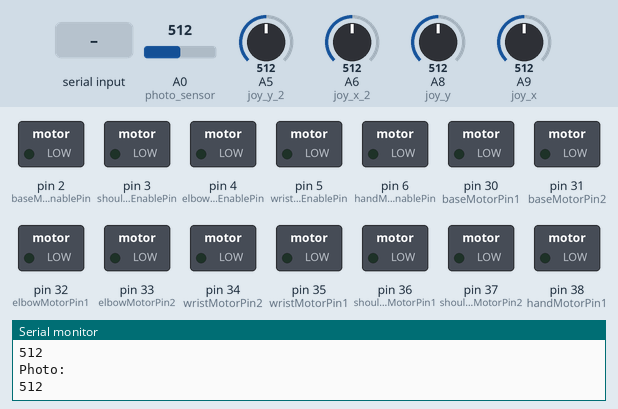
Simulated run of this sketch. Board: Arduino Mega 2560, built with avr-gcc and run on an emulated ATmega2560. Parts: switched loads named in the sketch (green lamp = pin HIGH), the last lines printed to the serial monitor. Inputs (shaded band) come from the test bench; at power-on: A0 (photo_sensor) = 512, A5 (joy_y_2) = 512, A6 (joy_x_2) = 512, A8 (joy_y) = 512, A9 (joy_x) = 512.

Above: at 1.8 s.
1.9 s: "1\n" received over Serial
At 2.1 s:
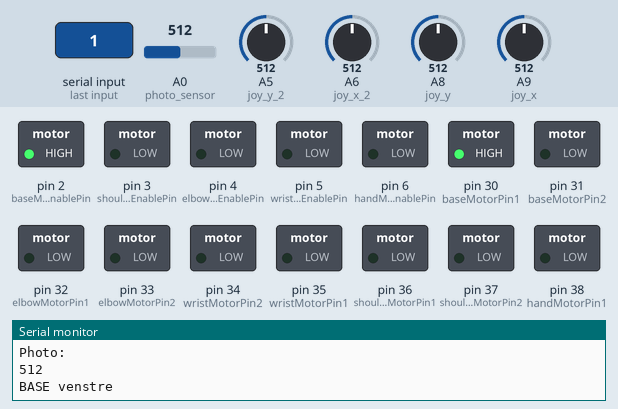
3.7 s: byte 50 ('2') received over Serial
At 4.3 s:
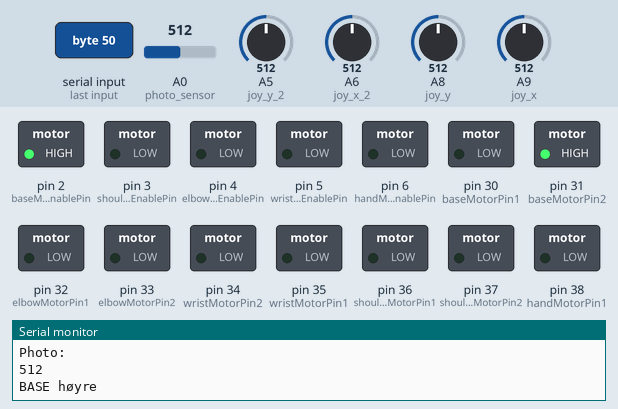
5.9 s: byte 51 ('3') received over Serial
At 6.5 s:
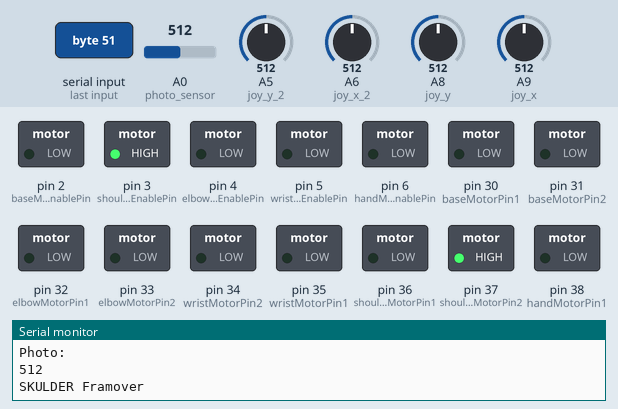
8.1 s: byte 52 ('4') received over Serial
At 8.7 s:
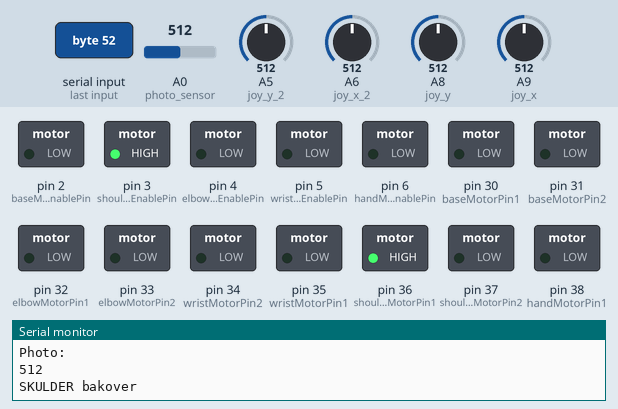
10.3 s: byte 67 ('C') received over Serial
At 10.9 s:
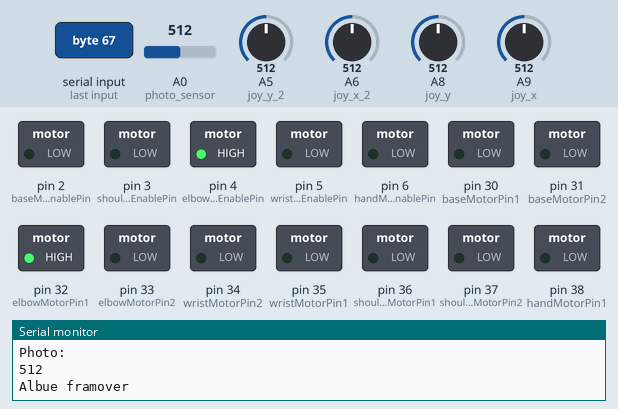
12.5 s: byte 68 ('D') received over Serial
At 13.11 s:
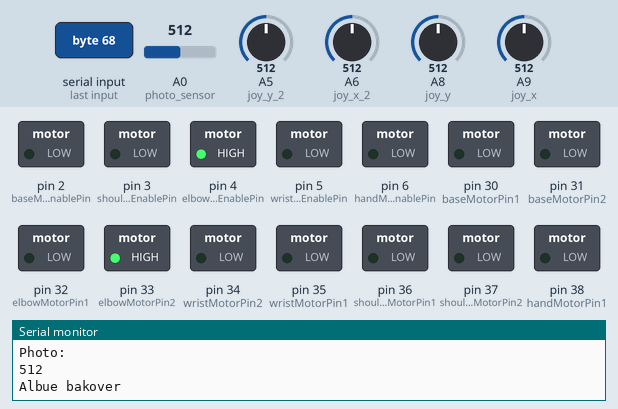
Timing chart, 0 to 15.5 s (numbered marks = the images above; inputs shaded):
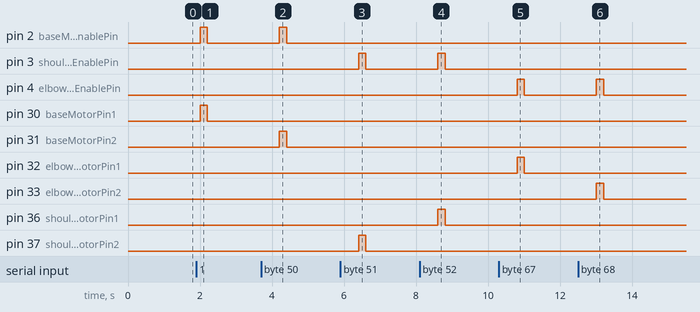

The sketch:

robotarm.dc.ino
```cpp
#define bluetooth Serial

#define joyMid 510
#define joyMax 1020
#define joyMin 0

const int baseMotorEnablePin = 2;
const int baseMotorPin1 = 30;
const int baseMotorPin2 = 31;
const int shoulderMotorEnablePin = 3;
const int shoulderMotorPin1 = 36;
const int shoulderMotorPin2 = 37;
const int elbowMotorEnablePin = 4;
const int elbowMotorPin1 = 32;
const int elbowMotorPin2 = 33;
const int wristMotorEnablePin = 5;
const int wristMotorPin1 = 35;
const int wristMotorPin2 = 34;
const int handMotorEnablePin = 6;
const int handMotorPin1 = 38;
const int handMotorPin2 = 39;


const int joy_x = A9;
const int joy_y = A8;
const int joy_x_2 = A6;
const int joy_y_2 = A5;

const int robot_led = 43;
const int photo_sensor = A0;

int photo_value = 0;
int photo_input = 20;

int motor_max = 255;
int motor_min = 100;
int motor_speed = 0;

int joy_pusterom_opp = joyMid + 30;
int joy_pusterom_ned = joyMid - 30;

int in_data;

int joyX;
int joyY;
int joyX_2;
int joyY_2;

void setup() {
  // put your setup code here, to run once:

  pinMode(baseMotorPin1, OUTPUT);
  pinMode(baseMotorPin2, OUTPUT);
  pinMode(baseMotorEnablePin, OUTPUT);
  digitalWrite(baseMotorEnablePin, LOW);
  pinMode(shoulderMotorPin1, OUTPUT);
  pinMode(shoulderMotorPin2, OUTPUT);
  pinMode(shoulderMotorEnablePin, OUTPUT);
  digitalWrite(shoulderMotorEnablePin, LOW);
  pinMode(elbowMotorPin1, OUTPUT);
  pinMode(elbowMotorPin2, OUTPUT);
  pinMode(elbowMotorEnablePin, OUTPUT);
  digitalWrite(elbowMotorEnablePin, LOW);
  pinMode(wristMotorPin1, OUTPUT);
  pinMode(wristMotorPin2, OUTPUT);
  pinMode(wristMotorEnablePin, OUTPUT);
  digitalWrite(wristMotorEnablePin, LOW);
  pinMode(handMotorPin1, OUTPUT);
  pinMode(handMotorPin2, OUTPUT);
  pinMode(handMotorEnablePin, OUTPUT);
  digitalWrite(handMotorEnablePin, LOW);


  pinMode(joy_y, INPUT);
  pinMode(joy_x, INPUT);
  pinMode(robot_led, OUTPUT);
  digitalWrite(robot_led, LOW);

    Serial.begin(9600);
  bluetooth.begin(9600);
  Serial.print("Start");

}

void loop() {
  // put your main code here, to run repeatedly:
  phSensor();
  bluetooth_control();
  joy_controller_x();
  joy_controller_y();

  joy_controller_x_v2();
  joy_controller_y_v2();

 }

void phSensor(){

  photo_value = analogRead(photo_sensor);
  Serial.println("Photo: ");
  Serial.println(photo_value);
  delay(1000);

  if(photo_value < photo_input){
    digitalWrite(robot_led, HIGH);
  }else{
    digitalWrite(robot_led, LOW);
  }

}

void joy_controller_y_v2(){

  joyY_2 = analogRead(joy_y_2);


  if(joyY_2 > joy_pusterom_opp){

    motor_speed = map(joyY_2, joy_pusterom_opp, joyMax, motor_min, motor_max);

    digitalWrite(wristMotorPin1, HIGH);
    digitalWrite(wristMotorPin2, LOW);
    analogWrite(wristMotorEnablePin, motor_speed);
    Serial.println(motor_speed);

  }else if(joyY_2 < joy_pusterom_ned){
    motor_speed = map(joyY_2, joy_pusterom_ned, joyMin, motor_min, motor_max);
    digitalWrite(wristMotorPin1, LOW);
    digitalWrite(wristMotorPin2, HIGH);
    analogWrite(wristMotorEnablePin, motor_speed);
    Serial.println(motor_speed);
  }else{
    analogWrite(wristMotorEnablePin, 0);
  }

}

void joy_controller_x_v2(){

  joyX_2 = analogRead(joy_x_2);


  if(joyX_2 > joy_pusterom_opp){

    motor_speed = map(joyX_2, joy_pusterom_opp, joyMax, motor_min, motor_max);

    digitalWrite(elbowMotorPin1, HIGH);
    digitalWrite(elbowMotorPin2, LOW);
    analogWrite(elbowMotorEnablePin, motor_speed);
    Serial.println(motor_speed);

  }else if(joyX_2 < joy_pusterom_ned){
    motor_speed = map(joyX_2, joy_pusterom_ned, joyMin, motor_min, motor_max);
    digitalWrite(elbowMotorPin1, LOW);
    digitalWrite(elbowMotorPin2, HIGH);
    analogWrite(elbowMotorEnablePin, motor_speed);
    Serial.println(motor_speed);
  }else{
    analogWrite(elbowMotorEnablePin, 0);
  }

}

void joy_controller_x(){

  joyX = analogRead(joy_x);


  if(joyX > joy_pusterom_opp){

    motor_speed = map(joyX, joy_pusterom_opp, joyMax, motor_min, motor_max);

    digitalWrite(baseMotorPin1, HIGH);
    digitalWrite(baseMotorPin2, LOW);
    analogWrite(baseMotorEnablePin, motor_speed);
    Serial.println(motor_speed);

  }else if(joyX < joy_pusterom_ned){
    motor_speed = map(joyX, joy_pusterom_ned, joyMin, motor_min, motor_max);
    digitalWrite(baseMotorPin1, LOW);
    digitalWrite(baseMotorPin2, HIGH);
    analogWrite(baseMotorEnablePin, motor_speed);
    Serial.println(motor_speed);
  }else{
    analogWrite(baseMotorEnablePin, 0);
  }

}

void joy_controller_y(){

  joyY = analogRead(joy_y);


  if(joyY > joy_pusterom_opp){

    motor_speed = map(joyY, joy_pusterom_opp, joyMax, motor_min, motor_max);

    digitalWrite(shoulderMotorPin1, HIGH);
    digitalWrite(shoulderMotorPin2, LOW);
    analogWrite(shoulderMotorEnablePin, motor_speed);
    Serial.println(motor_speed);

  }else if(joyY < joy_pusterom_ned){
    motor_speed = map(joyY, joy_pusterom_ned, joyMin, motor_min, motor_max);
    digitalWrite(shoulderMotorPin1, LOW);
    digitalWrite(shoulderMotorPin2, HIGH);
    analogWrite(shoulderMotorEnablePin, motor_speed);
    Serial.println(motor_speed);
  }else{
    analogWrite(shoulderMotorEnablePin, 0);
  }

}

void finn_joy_pos(){


  Serial.print("\n");
  Serial.print("x-axis: ");
  Serial.print(analogRead(joy_x));
  Serial.print("\n");
  Serial.print("y-axis: ");
  Serial.println(analogRead(joy_y));
  Serial.print("\n");
  delay(2000);


}

void bluetooth_control(){
  if(bluetooth.available()>0){
  in_data = Serial.read();
  switch(in_data){
    case '1':
    digitalWrite(baseMotorEnablePin, 255);
    digitalWrite(baseMotorPin1, HIGH);
    digitalWrite(baseMotorPin2, LOW);
    Serial.println("BASE venstre");
    delay(200);
    digitalWrite(baseMotorPin1, LOW);
    digitalWrite(baseMotorPin2, LOW);
    break;
    case '2':
    digitalWrite(baseMotorEnablePin, 255);
    digitalWrite(baseMotorPin1, LOW);
    digitalWrite(baseMotorPin2, HIGH);
    Serial.println("BASE høyre");
    delay(200);
    digitalWrite(baseMotorPin1, LOW);
    digitalWrite(baseMotorPin2, LOW);

    break;
    case '3':
    digitalWrite(shoulderMotorEnablePin, 255);
    digitalWrite(shoulderMotorPin1, LOW);
    digitalWrite(shoulderMotorPin2, HIGH);
    Serial.println("SKULDER Framover");
    delay(200);
    digitalWrite(shoulderMotorPin1, LOW);
    digitalWrite(shoulderMotorPin2, LOW);
    break;
    case '4':
    digitalWrite(shoulderMotorEnablePin, 255);
    digitalWrite(shoulderMotorPin1, HIGH);
    digitalWrite(shoulderMotorPin2, LOW);
    Serial.println("SKULDER bakover");
    delay(200);
    digitalWrite(shoulderMotorPin1, LOW);
    digitalWrite(shoulderMotorPin2, LOW);
    break;
    case '5':
    digitalWrite(baseMotorEnablePin, LOW);
    digitalWrite(elbowMotorEnablePin, LOW);
    digitalWrite(shoulderMotorPin2, LOW);
    digitalWrite(wristMotorPin1, LOW);
    Serial.println("STOP");
    break;
    case 'C':
    digitalWrite(elbowMotorEnablePin, 255);
    digitalWrite(elbowMotorPin1, HIGH);
    digitalWrite(elbowMotorPin2, LOW);
    Serial.println("Albue framover");
    delay(200);
    digitalWrite(elbowMotorPin1, LOW);
    digitalWrite(elbowMotorPin2, LOW);
    break;
    case 'D':
    digitalWrite(elbowMotorEnablePin, 255);
    digitalWrite(elbowMotorPin1, LOW);
    digitalWrite(elbowMotorPin2, HIGH);
    Serial.println("Albue bakover");
    delay(200);
    digitalWrite(elbowMotorPin1, LOW);
    digitalWrite(elbowMotorPin2, LOW);
    break;
    case 'E':
    digitalWrite(wristMotorEnablePin, 255);
    digitalWrite(wristMotorPin1, HIGH);
    digitalWrite(wristMotorPin2, LOW);
    Serial.println("Albue framover");
    delay(200);
    digitalWrite(wristMotorPin1, LOW);
    digitalWrite(wristMotorPin2, LOW);
    break;
    case 'F':
    digitalWrite(wristMotorEnablePin, 255);
    digitalWrite(wristMotorPin1, LOW);
    digitalWrite(wristMotorPin2, HIGH);
    Serial.println("Håndledd framover");
    delay(200);
    digitalWrite(wristMotorPin1, LOW);
    digitalWrite(wristMotorPin2, LOW);
 }

  }}
```

Measured:
- after the input at 1.9 s, pin 2 (baseMotorEnablePin), pin 30 (baseMotorPin1): LOW → HIGH after 0.10 s, → LOW 0.20 s later
- after the input at 3.7 s, pin 2 (baseMotorEnablePin), pin 31 (baseMotorPin2): LOW → HIGH after 0.50 s, → LOW 0.20 s later
- after the input at 5.9 s, pin 3 (shoulderMotorEnablePin), pin 37 (shoulderMotorPin2): LOW → HIGH after 0.51 s, → LOW 0.20 s later
- after the input at 8.1 s, pin 3 (shoulderMotorEnablePin), pin 36 (shoulderMotorPin1): LOW → HIGH after 0.51 s, → LOW 0.20 s later
- after the input at 10.3 s, pin 4 (elbowMotorEnablePin), pin 32 (elbowMotorPin1): LOW → HIGH after 0.51 s, → LOW 0.20 s later
- after the input at 12.5 s, pin 4 (elbowMotorEnablePin), pin 33 (elbowMotorPin2): LOW → HIGH after 0.51 s, → LOW 0.20 s later
